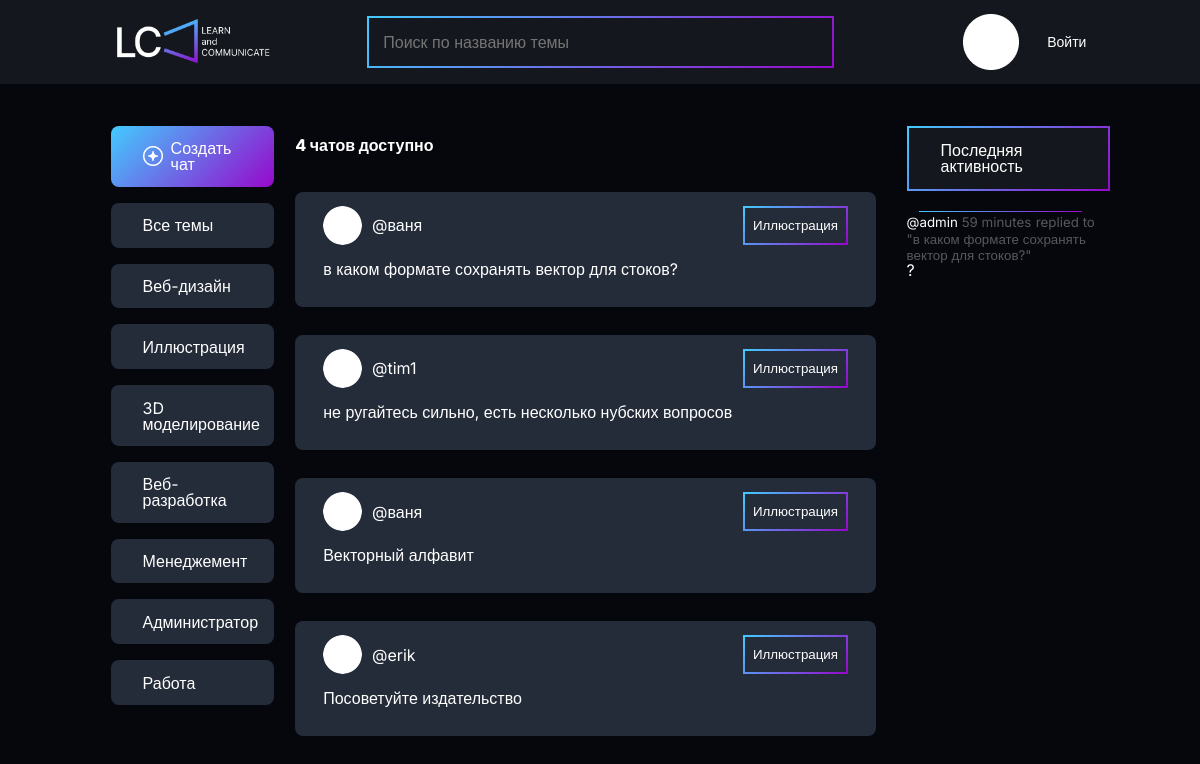
Screenshot of /?q=Иллюстрация with the database file from the repository.
### base/models.py (models this page shows, shortened)
class Topic(models.Model):
    name = models.CharField(max_length=200)

class Room(models.Model):
    host = models.ForeignKey(User, on_delete=models.SET_NULL, null = True)
    topic = models.ForeignKey(Topic, on_delete=models.SET_NULL, null = True)
    name = models.CharField(max_length=200)
    description = models.TextField(null=True, blank=True)
    participants = models.ManyToManyField(User, related_name='participants', blank=True)
    updated = models.DateTimeField(auto_now=True)
    created=models.DateTimeField(auto_now_add=True)
    class Meta:
        ordering = ['-updated', '-created']
    def __str__(self):
        return self.name

class Message(models.Model):
    user =  models.ForeignKey(User, on_delete=models.CASCADE)
    room = models.ForeignKey(Room, on_delete=models.CASCADE)
    body = models.TextField()
    updated = models.DateTimeField(auto_now=True)
    created=models.DateTimeField(auto_now_add=True)
    class Meta:
        ordering = ['-updated', '-created']
    def __str__(self):
        return self.body[0:20]

### base/views.py (the view)
# urls.py: path('', views.home, name = 'home'),
def home(request):
    q = request.GET.get('q') if request.GET.get('q') != None else ''
    rooms = Room.objects.filter(
        Q(topic__name__icontains=q) |
        Q(name__icontains=q)|
        Q(description__icontains=q)
        )
    topics = Topic.objects.all()
    room_count = rooms.count()
    room_messages = Message.objects.filter(Q(room__topic__name__icontains=q))
    context = {'rooms':rooms, 'topics': topics, 'room_count':room_count, 'room_messages':room_messages}
    return render(request, 'base/home.html', context)

### base/templates/base/home.html
{%extends 'main.html' %}
{%block content%}
<div class="home-container">
        {%include 'base/topics_component.html'%}
    <div>
        {%include 'base/feed_components.html'%}
    </div>
        {%include 'base/activity_component.html'%}
</div>
{%endblock content%}

### base/templates/base/topics_component.html
{%load static%}
<div class="topic-cont">
    <a href="{%url 'create-room' %}"><div class="topic-item" id="createRoom"><img src="{%static 'images/plus.png'%}" alt="" />Создать чат</div></a>
    <a href="{%url 'home' %}"><div class="topic-item">Все темы</div></a>
    {% for topic in topics %}
    <a href="{%url 'home' %}?q={{topic.name}}"
        ><div class="topic-item"> {{topic.name}}</div></a
    >
    {%endfor%}
</div>

### base/templates/base/feed_components.html
{%load static%}
<div class="feed-cont">
    <h5>{{room_count}} чатов доступно</h5>
    {% for room in rooms %}
    <div class="feed-item">
        <div class="first-feed">
            <div class="user-feed">
                <img src="{%static 'images/circle.png'%}" class="feed-image"/>
                <a href="{%url 'user-profile' room.host.id%}">@{{room.host.username}}</a>
            </div>
            <div class="stat-feed">
                <small>{{room.topic.name}}</small>
            </div>
        </div>
        <h3><a href="{%  url 'room' room.id %}"> {{room.name}}</a></h3>
    </div>
    {% endfor %}
</div>

### base/templates/base/activity_component.html
<div class="activity-cont">
    <h3>Последняя активность</h3>
    {%for message in room_messages%}
    <div class="activity-item">
        <small
            ><a href="{%url 'user-profile' message.user.id%}"
                >@{{message.user}}</a
            >
            {{message.created|timesince}}</small>
        <small id="small-act">replied to "{{message.room}}"</small>
        <p>{{message}}</p>
    </div>
    {%endfor%}
</div>

### static/main.css (style rules this page uses)
* { padding: 0; margin: 0; border: 0; }
*, *:before, *:after { -webkit-box-sizing: border-box; box-sizing: border-box; }
html, body { height: 100%; width: 100%; font-size: 100%; line-height: 1; font-size: 14px; -ms-text-size-adjust: 100%; -moz-text-size-adjust: 100%; -webkit-text-size-adjust: 100%; }
a, a:visited { text-decoration: none; }
img { vertical-align: top; }
h1, h2, h3, h4, h5, h6 { font-size: inherit; font-weight: 400; }
.home-container { display: -ms-grid; display: grid; -ms-grid-columns: 1fr 3fr 1fr; grid-template-columns: 1fr 3fr 1fr; padding: 3rem 5.6em; }
.topic-cont { display: -webkit-box; display: -ms-flexbox; display: flex; -webkit-box-orient: vertical; -webkit-box-direction: normal; -ms-flex-direction: column; flex-direction: column; padding: 0 1.5rem; }
.topic-item { background-color: #242C39; padding: 0.9em; padding-left: 2em; border-radius: 8px; margin-bottom: 1em; }
#createRoom { background: linear-gradient(135deg, #43CBFF 0%, #9708CC 100%); display: -webkit-box; display: -ms-flexbox; display: flex; -webkit-box-align: center; -ms-flex-align: center; align-items: center; }
#createRoom img { margin-right: 0.5em; }
.feed-cont { padding-top: 0.8rem; }
.feed-cont h5 { font-weight: 800; margin-bottom: 2.4em; }
.feed-item { background-color: #242C39; width: 95%; padding: 1rem 2rem; margin-bottom: 2rem; border-radius: 8px; }
.feed-item h3 { margin-bottom: 1em; }
.first-feed { display: -ms-grid; display: grid; -ms-grid-columns: 1fr 0 1fr 0 1fr 0 1fr 0 1fr; grid-template-columns: 1fr 1fr 1fr 1fr 1fr; -webkit-column-gap: 0; -moz-column-gap: 0; column-gap: 0; margin-bottom: 1em; }
.user-feed { display: -webkit-box; display: -ms-flexbox; display: flex; -webkit-box-align: center; -ms-flex-align: center; align-items: center; }
.user-feed img { width: 2.8rem; height: 2.8rem; border-radius: 50%; margin-right: 0.6em; -o-object-fit: scale-down; object-fit: scale-down; }
.stat-feed { -ms-grid-column: 5; grid-column-start: 5; display: -webkit-box; display: -ms-flexbox; display: flex; -webkit-box-align: center; -ms-flex-align: center; align-items: center; -webkit-box-pack: center; -ms-flex-pack: center; justify-content: center; padding: 0.5em; border-radius: 8px; border: 2px solid white; -o-border-image: linear-gradient(135deg, #43CBFF 0%, #9708CC 100%); border-image: linear-gradient(135deg, #43CBFF 0%, #9708CC 100%); border-image-slice: 1; }
.activity-cont h3 { background-color: #14181E; padding: 0.9em; padding-left: 2em; margin-bottom: 1.4em; border: 2px solid white; -o-border-image: linear-gradient(135deg, #43CBFF 0%, #9708CC 100%); border-image: linear-gradient(135deg, #43CBFF 0%, #9708CC 100%); border-image-slice: 1; }
.activity-cont small { color: #FFFFFF54; }
.activity-cont .activity-item { margin-bottom: 1.5em; position: relative; }
.activity-cont .activity-item:after { content: ""; background: linear-gradient(135deg, #43CBFF 0%, #9708CC 100%); position: absolute; top: -2px; width: 80%; height: 1px; left: 6%; margin-bottom: 0.2em; }
body { font-family: "Inter", sans-serif; font-size: 16px; font-weight: 400; color: white; background-color: #06070D; }
body a { color: white; }

### rows the page displays
Topic: name "Веб-дизайн"
Topic: name "Иллюстрация"
Topic: name "3D моделирование"
Topic: name "Веб-разработка"
Topic: name "Менеджемент"
Topic: name "Администратор"
Topic: name "Работа"
Room: host.username "ваня", topic.name "Иллюстрация", name "в каком формате сохранять вектор для стоков?"
Room: host.username "tim1", topic.name "Иллюстрация", name "не ругайтесь сильно, есть несколько нубских вопросов"
Room: host.username "ваня", topic.name "Иллюстрация", name "Векторный алфавит"
Room: host.username "erik", topic.name "Иллюстрация", name "Посоветуйте издательство"
Message: user "admin", created "59 minutes", room "в каком формате сохранять вектор для стоков?", body "?"

### other values shown
{{ room_count }} "4"
